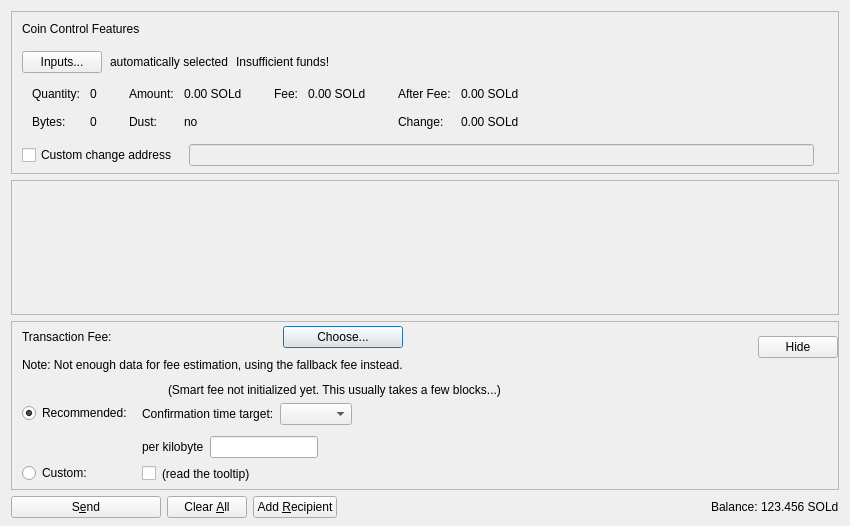
<?xml version="1.0" encoding="UTF-8"?>
<ui version="4.0">
 <class>SendCoinsDialog</class>
 <widget class="QDialog" name="SendCoinsDialog">
  <property name="geometry">
   <rect>
    <x>0</x>
    <y>0</y>
    <width>850</width>
    <height>526</height>
   </rect>
  </property>
  <property name="windowTitle">
   <string>Send Coins</string>
  </property>
  <layout class="QVBoxLayout" name="verticalLayout" stretch="0,1,0,0">
   <property name="bottomMargin">
    <number>8</number>
   </property>
   <item>
    <widget class="QFrame" name="frameCoinControl">
     <property name="sizePolicy">
      <sizepolicy hsizetype="Expanding" vsizetype="Expanding">
       <horstretch>0</horstretch>
       <verstretch>0</verstretch>
      </sizepolicy>
     </property>
     <property name="maximumSize">
      <size>
       <width>16777215</width>
       <height>16777215</height>
      </size>
     </property>
     <property name="frameShape">
      <enum>QFrame::StyledPanel</enum>
     </property>
     <property name="frameShadow">
      <enum>QFrame::Sunken</enum>
     </property>
     <layout class="QVBoxLayout" name="verticalLayoutCoinControl2">
      <property name="spacing">
       <number>0</number>
      </property>
      <property name="leftMargin">
       <number>0</number>
      </property>
      <property name="topMargin">
       <number>0</number>
      </property>
      <property name="rightMargin">
       <number>0</number>
      </property>
      <property name="bottomMargin">
       <number>6</number>
      </property>
      <item>
       <layout class="QVBoxLayout" name="verticalLayoutCoinControl" stretch="0,0,0,0,1">
        <property name="spacing">
         <number>0</number>
        </property>
        <property name="leftMargin">
         <number>10</number>
        </property>
        <property name="topMargin">
         <number>10</number>
        </property>
        <item>
         <layout class="QHBoxLayout" name="horizontalLayoutCoinControl1">
          <property name="bottomMargin">
           <number>15</number>
          </property>
          <item>
           <widget class="QLabel" name="labelCoinControlFeatures">
            <property name="sizePolicy">
             <sizepolicy hsizetype="Preferred" vsizetype="Maximum">
              <horstretch>0</horstretch>
              <verstretch>0</verstretch>
             </sizepolicy>
            </property>
            <property name="text">
             <string>Coin Control Features</string>
            </property>
           </widget>
          </item>
         </layout>
        </item>
        <item>
         <layout class="QHBoxLayout" name="horizontalLayoutCoinControl2" stretch="0,0,0,0">
          <property name="spacing">
           <number>8</number>
          </property>
          <property name="bottomMargin">
           <number>10</number>
          </property>
          <item>
           <widget class="QPushButton" name="pushButtonCoinControl">
            <property name="styleSheet">
             <string notr="true"/>
            </property>
            <property name="text">
             <string>Inputs...</string>
            </property>
            <property name="autoDefault">
             <bool>false</bool>
            </property>
           </widget>
          </item>
          <item>
           <widget class="QLabel" name="labelCoinControlAutomaticallySelected">
            <property name="text">
             <string>automatically selected</string>
            </property>
            <property name="margin">
             <number>5</number>
            </property>
           </widget>
          </item>
          <item>
           <widget class="QLabel" name="labelCoinControlInsuffFunds">
            <property name="text">
             <string>Insufficient funds!</string>
            </property>
            <property name="margin">
             <number>5</number>
            </property>
           </widget>
          </item>
          <item>
           <spacer name="horizontalSpacerCoinControl">
            <property name="orientation">
             <enum>Qt::Horizontal</enum>
            </property>
            <property name="sizeHint" stdset="0">
             <size>
              <width>40</width>
              <height>1</height>
             </size>
            </property>
           </spacer>
          </item>
         </layout>
        </item>
        <item>
         <widget class="QWidget" name="widgetCoinControl" native="true">
          <property name="sizePolicy">
           <sizepolicy hsizetype="Preferred" vsizetype="Preferred">
            <horstretch>0</horstretch>
            <verstretch>0</verstretch>
           </sizepolicy>
          </property>
          <property name="minimumSize">
           <size>
            <width>0</width>
            <height>0</height>
           </size>
          </property>
          <property name="styleSheet">
           <string notr="true"/>
          </property>
          <layout class="QHBoxLayout" name="horizontalLayoutCoinControl5">
           <property name="leftMargin">
            <number>0</number>
           </property>
           <property name="topMargin">
            <number>0</number>
           </property>
           <property name="rightMargin">
            <number>0</number>
           </property>
           <property name="bottomMargin">
            <number>0</number>
           </property>
           <item>
            <layout class="QHBoxLayout" name="horizontalLayoutCoinControl3" stretch="0,0,0,1">
             <property name="spacing">
              <number>20</number>
             </property>
             <property name="topMargin">
              <number>0</number>
             </property>
             <property name="bottomMargin">
              <number>10</number>
             </property>
             <item>
              <layout class="QFormLayout" name="formLayoutCoinControl1">
               <property name="horizontalSpacing">
                <number>10</number>
               </property>
               <property name="verticalSpacing">
                <number>14</number>
               </property>
               <property name="leftMargin">
                <number>10</number>
               </property>
               <property name="topMargin">
                <number>4</number>
               </property>
               <property name="rightMargin">
                <number>6</number>
               </property>
               <item row="0" column="0">
                <widget class="QLabel" name="labelCoinControlQuantityText">
                 <property name="text">
                  <string>Quantity:</string>
                 </property>
                 <property name="margin">
                  <number>0</number>
                 </property>
                </widget>
               </item>
               <item row="0" column="1">
                <widget class="QLabel" name="labelCoinControlQuantity">
                 <property name="cursor">
                  <cursorShape>IBeamCursor</cursorShape>
                 </property>
                 <property name="contextMenuPolicy">
                  <enum>Qt::ActionsContextMenu</enum>
                 </property>
                 <property name="text">
                  <string notr="true">0</string>
                 </property>
                 <property name="margin">
                  <number>0</number>
                 </property>
                 <property name="textInteractionFlags">
                  <set>Qt::LinksAccessibleByMouse|Qt::TextSelectableByKeyboard|Qt::TextSelectableByMouse</set>
                 </property>
                </widget>
               </item>
               <item row="1" column="0">
                <widget class="QLabel" name="labelCoinControlBytesText">
                 <property name="text">
                  <string>Bytes:</string>
                 </property>
                </widget>
               </item>
               <item row="1" column="1">
                <widget class="QLabel" name="labelCoinControlBytes">
                 <property name="cursor">
                  <cursorShape>IBeamCursor</cursorShape>
                 </property>
                 <property name="contextMenuPolicy">
                  <enum>Qt::ActionsContextMenu</enum>
                 </property>
                 <property name="text">
                  <string notr="true">0</string>
                 </property>
                 <property name="textInteractionFlags">
                  <set>Qt::LinksAccessibleByMouse|Qt::TextSelectableByKeyboard|Qt::TextSelectableByMouse</set>
                 </property>
                </widget>
               </item>
              </layout>
             </item>
             <item>
              <layout class="QFormLayout" name="formLayoutCoinControl2">
               <property name="horizontalSpacing">
                <number>10</number>
               </property>
               <property name="verticalSpacing">
                <number>14</number>
               </property>
               <property name="leftMargin">
                <number>6</number>
               </property>
               <property name="topMargin">
                <number>4</number>
               </property>
               <property name="rightMargin">
                <number>6</number>
               </property>
               <item row="0" column="0">
                <widget class="QLabel" name="labelCoinControlAmountText">
                 <property name="text">
                  <string>Amount:</string>
                 </property>
                 <property name="margin">
                  <number>0</number>
                 </property>
                </widget>
               </item>
               <item row="0" column="1">
                <widget class="QLabel" name="labelCoinControlAmount">
                 <property name="cursor">
                  <cursorShape>IBeamCursor</cursorShape>
                 </property>
                 <property name="contextMenuPolicy">
                  <enum>Qt::ActionsContextMenu</enum>
                 </property>
                 <property name="text">
                  <string notr="true">0.00 SOLd</string>
                 </property>
                 <property name="textInteractionFlags">
                  <set>Qt::LinksAccessibleByMouse|Qt::TextSelectableByKeyboard|Qt::TextSelectableByMouse</set>
                 </property>
                </widget>
               </item>
               <item row="1" column="0">
                <widget class="QLabel" name="labelCoinControlLowOutputText">
                 <property name="text">
                  <string>Dust:</string>
                 </property>
                </widget>
               </item>
               <item row="1" column="1">
                <widget class="QLabel" name="labelCoinControlLowOutput">
                 <property name="cursor">
                  <cursorShape>IBeamCursor</cursorShape>
                 </property>
                 <property name="contextMenuPolicy">
                  <enum>Qt::ActionsContextMenu</enum>
                 </property>
                 <property name="text">
                  <string notr="true">no</string>
                 </property>
                 <property name="textInteractionFlags">
                  <set>Qt::LinksAccessibleByMouse|Qt::TextSelectableByKeyboard|Qt::TextSelectableByMouse</set>
                 </property>
                </widget>
               </item>
              </layout>
             </item>
             <item>
              <layout class="QFormLayout" name="formLayoutCoinControl3">
               <property name="horizontalSpacing">
                <number>10</number>
               </property>
               <property name="verticalSpacing">
                <number>14</number>
               </property>
               <property name="leftMargin">
                <number>6</number>
               </property>
               <property name="topMargin">
                <number>4</number>
               </property>
               <property name="rightMargin">
                <number>6</number>
               </property>
               <item row="0" column="0">
                <widget class="QLabel" name="labelCoinControlFeeText">
                 <property name="text">
                  <string>Fee:</string>
                 </property>
                 <property name="margin">
                  <number>0</number>
                 </property>
                </widget>
               </item>
               <item row="0" column="1">
                <widget class="QLabel" name="labelCoinControlFee">
                 <property name="cursor">
                  <cursorShape>IBeamCursor</cursorShape>
                 </property>
                 <property name="contextMenuPolicy">
                  <enum>Qt::ActionsContextMenu</enum>
                 </property>
                 <property name="text">
                  <string notr="true">0.00 SOLd</string>
                 </property>
                 <property name="textInteractionFlags">
                  <set>Qt::LinksAccessibleByMouse|Qt::TextSelectableByKeyboard|Qt::TextSelectableByMouse</set>
                 </property>
                </widget>
               </item>
              </layout>
             </item>
             <item>
              <layout class="QFormLayout" name="formLayoutCoinControl4">
               <property name="horizontalSpacing">
                <number>10</number>
               </property>
               <property name="verticalSpacing">
                <number>14</number>
               </property>
               <property name="leftMargin">
                <number>6</number>
               </property>
               <property name="topMargin">
                <number>4</number>
               </property>
               <property name="rightMargin">
                <number>6</number>
               </property>
               <item row="0" column="0">
                <widget class="QLabel" name="labelCoinControlAfterFeeText">
                 <property name="text">
                  <string>After Fee:</string>
                 </property>
                 <property name="margin">
                  <number>0</number>
                 </property>
                </widget>
               </item>
               <item row="0" column="1">
                <widget class="QLabel" name="labelCoinControlAfterFee">
                 <property name="cursor">
                  <cursorShape>IBeamCursor</cursorShape>
                 </property>
                 <property name="contextMenuPolicy">
                  <enum>Qt::ActionsContextMenu</enum>
                 </property>
                 <property name="text">
                  <string notr="true">0.00 SOLd</string>
                 </property>
                 <property name="textInteractionFlags">
                  <set>Qt::LinksAccessibleByMouse|Qt::TextSelectableByKeyboard|Qt::TextSelectableByMouse</set>
                 </property>
                </widget>
               </item>
               <item row="1" column="0">
                <widget class="QLabel" name="labelCoinControlChangeText">
                 <property name="text">
                  <string>Change:</string>
                 </property>
                </widget>
               </item>
               <item row="1" column="1">
                <widget class="QLabel" name="labelCoinControlChange">
                 <property name="cursor">
                  <cursorShape>IBeamCursor</cursorShape>
                 </property>
                 <property name="contextMenuPolicy">
                  <enum>Qt::ActionsContextMenu</enum>
                 </property>
                 <property name="text">
                  <string notr="true">0.00 SOLd</string>
                 </property>
                 <property name="textInteractionFlags">
                  <set>Qt::LinksAccessibleByMouse|Qt::TextSelectableByKeyboard|Qt::TextSelectableByMouse</set>
                 </property>
                </widget>
               </item>
              </layout>
             </item>
            </layout>
           </item>
          </layout>
         </widget>
        </item>
        <item>
         <layout class="QHBoxLayout" name="horizontalLayoutCoinControl4" stretch="0,0,0">
          <property name="spacing">
           <number>12</number>
          </property>
          <property name="sizeConstraint">
           <enum>QLayout::SetDefaultConstraint</enum>
          </property>
          <property name="topMargin">
           <number>5</number>
          </property>
          <property name="rightMargin">
           <number>5</number>
          </property>
          <item>
           <widget class="QCheckBox" name="checkBoxCoinControlChange">
            <property name="toolTip">
             <string>If this is activated, but the change address is empty or invalid, change will be sent to a newly generated address.</string>
            </property>
            <property name="text">
             <string>Custom change address</string>
            </property>
           </widget>
          </item>
          <item>
           <widget class="QValidatedLineEdit" name="lineEditCoinControlChange">
            <property name="enabled">
             <bool>false</bool>
            </property>
            <property name="sizePolicy">
             <sizepolicy hsizetype="Expanding" vsizetype="Fixed">
              <horstretch>0</horstretch>
              <verstretch>0</verstretch>
             </sizepolicy>
            </property>
           </widget>
          </item>
          <item>
           <widget class="QLabel" name="labelCoinControlChangeLabel">
            <property name="sizePolicy">
             <sizepolicy hsizetype="Preferred" vsizetype="Expanding">
              <horstretch>0</horstretch>
              <verstretch>0</verstretch>
             </sizepolicy>
            </property>
            <property name="minimumSize">
             <size>
              <width>0</width>
              <height>0</height>
             </size>
            </property>
            <property name="text">
             <string/>
            </property>
            <property name="margin">
             <number>3</number>
            </property>
           </widget>
          </item>
         </layout>
        </item>
        <item>
         <spacer name="verticalSpacerCoinControl">
          <property name="orientation">
           <enum>Qt::Vertical</enum>
          </property>
          <property name="sizeHint" stdset="0">
           <size>
            <width>800</width>
            <height>1</height>
           </size>
          </property>
         </spacer>
        </item>
       </layout>
      </item>
     </layout>
    </widget>
   </item>
   <item>
    <widget class="QScrollArea" name="scrollArea">
     <property name="widgetResizable">
      <bool>true</bool>
     </property>
     <widget class="QWidget" name="scrollAreaWidgetContents">
      <property name="geometry">
       <rect>
        <x>0</x>
        <y>0</y>
        <width>830</width>
        <height>104</height>
       </rect>
      </property>
      <layout class="QVBoxLayout" name="verticalLayout_2" stretch="0,1">
       <property name="leftMargin">
        <number>0</number>
       </property>
       <property name="topMargin">
        <number>0</number>
       </property>
       <property name="rightMargin">
        <number>0</number>
       </property>
       <property name="bottomMargin">
        <number>0</number>
       </property>
       <item>
        <layout class="QVBoxLayout" name="entries">
         <property name="spacing">
          <number>6</number>
         </property>
        </layout>
       </item>
       <item>
        <spacer name="verticalSpacer">
         <property name="orientation">
          <enum>Qt::Vertical</enum>
         </property>
         <property name="sizeHint" stdset="0">
          <size>
           <width>20</width>
           <height>40</height>
          </size>
         </property>
        </spacer>
       </item>
      </layout>
     </widget>
    </widget>
   </item>
   <item>
    <widget class="QFrame" name="frameFee">
     <property name="sizePolicy">
      <sizepolicy hsizetype="Expanding" vsizetype="Expanding">
       <horstretch>0</horstretch>
       <verstretch>0</verstretch>
      </sizepolicy>
     </property>
     <property name="maximumSize">
      <size>
       <width>16777215</width>
       <height>16777215</height>
      </size>
     </property>
     <property name="frameShape">
      <enum>QFrame::StyledPanel</enum>
     </property>
     <property name="frameShadow">
      <enum>QFrame::Sunken</enum>
     </property>
     <layout class="QVBoxLayout" name="verticalLayoutFee1">
      <property name="spacing">
       <number>0</number>
      </property>
      <property name="leftMargin">
       <number>0</number>
      </property>
      <property name="topMargin">
       <number>0</number>
      </property>
      <property name="rightMargin">
       <number>0</number>
      </property>
      <property name="bottomMargin">
       <number>0</number>
      </property>
      <item>
       <layout class="QVBoxLayout" name="verticalLayoutFee2" stretch="0,0,0">
        <property name="spacing">
         <number>0</number>
        </property>
        <property name="leftMargin">
         <number>10</number>
        </property>
        <property name="topMargin">
         <number>0</number>
        </property>
        <item>
         <layout class="QHBoxLayout" name="horizontalLayoutFee1">
          <property name="bottomMargin">
           <number>0</number>
          </property>
          <item>
           <layout class="QVBoxLayout" name="verticalLayoutFee7">
            <property name="spacing">
             <number>0</number>
            </property>
            <item>
             <spacer name="verticalSpacerSmartFee">
              <property name="orientation">
               <enum>Qt::Vertical</enum>
              </property>
              <property name="sizeType">
               <enum>QSizePolicy::Fixed</enum>
              </property>
              <property name="sizeHint" stdset="0">
               <size>
                <width>1</width>
                <height>4</height>
               </size>
              </property>
             </spacer>
            </item>
            <item>
             <layout class="QHBoxLayout" name="horizontalLayoutSmartFee">
              <property name="spacing">
               <number>10</number>
              </property>
              <item>
               <widget class="QLabel" name="labelFeeHeadline">
                <property name="sizePolicy">
                 <sizepolicy hsizetype="Preferred" vsizetype="Maximum">
                  <horstretch>0</horstretch>
                  <verstretch>0</verstretch>
                 </sizepolicy>
                </property>
                <property name="text">
                 <string>Transaction Fee:</string>
                </property>
               </widget>
              </item>
              <item>
               <widget class="QLabel" name="labelFeeMinimized">
                <property name="text">
                 <string/>
                </property>
               </widget>
              </item>
              <item>
               <widget class="QPushButton" name="buttonChooseFee">
                <property name="text">
                 <string>Choose...</string>
                </property>
               </widget>
              </item>
             </layout>
            </item>
            <item>
             <spacer name="verticalSpacer_7">
              <property name="orientation">
               <enum>Qt::Vertical</enum>
              </property>
              <property name="sizeHint" stdset="0">
               <size>
                <width>1</width>
                <height>10</height>
               </size>
              </property>
             </spacer>
            </item>
            <item>
             <widget class="QLabel" name="fallbackFeeWarningLabel">
              <property name="toolTip">
               <string>Using the fallbackfee can result in sending a transaction that will take several hours or days (or never) to confirm. Consider choosing your fee manually or wait until you have validated the complete chain.</string>
              </property>
              <property name="text">
               <string>Note: Not enough data for fee estimation, using the fallback fee instead.</string>
              </property>
              <property name="wordWrap">
               <bool>false</bool>
              </property>
             </widget>
            </item>
            <item>
             <spacer name="verticalSpacer_5">
              <property name="orientation">
               <enum>Qt::Vertical</enum>
              </property>
              <property name="sizeHint" stdset="0">
               <size>
                <width>1</width>
                <height>1</height>
               </size>
              </property>
             </spacer>
            </item>
           </layout>
          </item>
          <item>
           <spacer name="horizontalSpacer_4">
            <property name="orientation">
             <enum>Qt::Horizontal</enum>
            </property>
            <property name="sizeHint" stdset="0">
             <size>
              <width>1</width>
              <height>1</height>
             </size>
            </property>
           </spacer>
          </item>
          <item>
           <widget class="QPushButton" name="buttonMinimizeFee">
            <property name="toolTip">
             <string>collapse fee-settings</string>
            </property>
            <property name="text">
             <string>Hide</string>
            </property>
           </widget>
          </item>
         </layout>
        </item>
        <item>
         <widget class="QFrame" name="frameFeeSelection">
          <layout class="QVBoxLayout" name="verticalLayoutFee12">
           <property name="spacing">
            <number>0</number>
           </property>
           <property name="leftMargin">
            <number>0</number>
           </property>
           <property name="topMargin">
            <number>0</number>
           </property>
           <property name="rightMargin">
            <number>0</number>
           </property>
           <property name="bottomMargin">
            <number>0</number>
           </property>
           <item>
            <layout class="QGridLayout" name="gridLayoutFee">
             <property name="topMargin">
              <number>10</number>
             </property>
             <property name="bottomMargin">
              <number>4</number>
             </property>
             <property name="horizontalSpacing">
              <number>10</number>
             </property>
             <property name="verticalSpacing">
              <number>4</number>
             </property>
             <item row="1" column="1">
              <layout class="QVBoxLayout" name="verticalLayoutFee8">
               <property name="spacing">
                <number>6</number>
               </property>
               <property name="topMargin">
                <number>3</number>
               </property>
               <item>
                <layout class="QHBoxLayout" name="horizontalLayoutFee13" stretch="0,0,1">
                 <item>
                  <widget class="QLabel" name="labelCustomPerKilobyte">
                   <property name="toolTip">
                    <string>If the custom fee is set to 1000 duffs and the transaction is only 250 bytes, then &quot;per kilobyte&quot; only pays 250 duffs in fee,&lt;br /&gt;while &quot;at least&quot; pays 1000 duffs. For transactions bigger than a kilobyte both pay by kilobyte.</string>
                   </property>
                   <property name="text">
                    <string>per kilobyte</string>
                   </property>
                  </widget>
                 </item>
                 <item>
                  <widget class="BitcoinAmountField" name="customFee"/>
                 </item>
                 <item>
                  <spacer name="horizontalSpacer_6">
                   <property name="orientation">
                    <enum>Qt::Horizontal</enum>
                   </property>
                   <property name="sizeHint" stdset="0">
                    <size>
                     <width>1</width>
                     <height>1</height>
                    </size>
                   </property>
                  </spacer>
                 </item>
                </layout>
               </item>
               <item>
                <layout class="QHBoxLayout" name="horizontalLayoutFee8">
                 <item>
                  <widget class="QCheckBox" name="checkBoxMinimumFee">
                   <property name="toolTip">
                    <string>Paying only the minimum fee is just fine as long as there is less transaction volume than space in the blocks.&lt;br /&gt;But be aware that this can end up in a never confirming transaction once there is more demand for sold transactions than the network can process.</string>
                   </property>
                   <property name="text">
                    <string/>
                   </property>
                  </widget>
                 </item>
                 <item>
                  <widget class="QLabel" name="labelMinFeeWarning">
                   <property name="enabled">
                    <bool>true</bool>
                   </property>
                   <property name="toolTip">
                    <string>Paying only the minimum fee is just fine as long as there is less transaction volume than space in the blocks.&lt;br /&gt;But be aware that this can end up in a never confirming transaction once there is more demand for sold transactions than the network can process.</string>
                   </property>
                   <property name="text">
                    <string>(read the tooltip)</string>
                   </property>
                   <property name="margin">
                    <number>5</number>
                   </property>
                  </widget>
                 </item>
                 <item>
                  <spacer name="horizontalSpacer_2">
                   <property name="orientation">
                    <enum>Qt::Horizontal</enum>
                   </property>
                   <property name="sizeHint" stdset="0">
                    <size>
                     <width>1</width>
                     <height>1</height>
                    </size>
                   </property>
                  </spacer>
                 </item>
                </layout>
               </item>
              </layout>
             </item>
             <item row="0" column="0">
              <layout class="QVBoxLayout" name="verticalLayoutFee4" stretch="0,1">
               <property name="topMargin">
                <number>20</number>
               </property>
               <property name="bottomMargin">
                <number>3</number>
               </property>
               <item>
                <widget class="QRadioButton" name="radioSmartFee">
                 <property name="text">
                  <string>Recommended:</string>
                 </property>
                 <property name="checked">
                  <bool>true</bool>
                 </property>
                 <attribute name="buttonGroup">
                  <string notr="true">groupFee</string>
                 </attribute>
                </widget>
               </item>
               <item>
                <spacer name="verticalSpacer_2">
                 <property name="orientation">
                  <enum>Qt::Vertical</enum>
                 </property>
                 <property name="sizeHint" stdset="0">
                  <size>
                   <width>1</width>
                   <height>1</height>
                  </size>
                 </property>
                </spacer>
               </item>
              </layout>
             </item>
             <item row="1" column="0">
              <layout class="QVBoxLayout" name="verticalLayoutFee9" stretch="0,1">
               <property name="topMargin">
                <number>30</number>
               </property>
               <item>
                <widget class="QRadioButton" name="radioCustomFee">
                 <property name="text">
                  <string>Custom:</string>
                 </property>
                 <attribute name="buttonGroup">
                  <string notr="true">groupFee</string>
                 </attribute>
                </widget>
               </item>
               <item>
                <spacer name="verticalSpacer_6">
                 <property name="orientation">
                  <enum>Qt::Vertical</enum>
                 </property>
                 <property name="sizeHint" stdset="0">
                  <size>
                   <width>1</width>
                   <height>1</height>
                  </size>
                 </property>
                </spacer>
               </item>
              </layout>
             </item>
             <item row="0" column="1">
              <layout class="QVBoxLayout" name="verticalLayoutFee3" stretch="0,0,1">
               <property name="spacing">
                <number>6</number>
               </property>
               <property name="topMargin">
                <number>0</number>
               </property>
               <property name="bottomMargin">
                <number>3</number>
               </property>
               <item>
                <layout class="QHBoxLayout" name="horizontalLayoutFee12">
                 <item>
                  <widget class="QLabel" name="labelSmartFee">
                   <property name="text">
                    <string/>
                   </property>
                   <property name="margin">
                    <number>2</number>
                   </property>
                  </widget>
                 </item>
                 <item>
                  <widget class="QLabel" name="labelFeeEstimation">
                   <property name="text">
                    <string/>
                   </property>
                  </widget>
                 </item>
                 <item>
                  <widget class="QLabel" name="labelSmartFee2">
                   <property name="text">
                    <string>(Smart fee not initialized yet. This usually takes a few blocks...)</string>
                   </property>
                   <property name="margin">
                    <number>2</number>
                   </property>
                  </widget>
                 </item>
                 <item>
                  <spacer name="horizontalSpacer_5">
                   <property name="orientation">
                    <enum>Qt::Horizontal</enum>
                   </property>
                   <property name="sizeHint" stdset="0">
                    <size>
                     <width>1</width>
                     <height>1</height>
                    </size>
                   </property>
                  </spacer>
                 </item>
                </layout>
               </item>
               <item>
                <layout class="QHBoxLayout" name="horizontalLayoutFee9">
                 <item>
                  <layout class="QVBoxLayout" name="verticalLayoutFee6">
                   <item>
                    <widget class="QLabel" name="labelSmartFee3">
                     <property name="text">
                      <string>Confirmation time target:</string>
                     </property>
                     <property name="margin">
                      <number>2</number>
                     </property>
                    </widget>
                   </item>
                  </layout>
                 </item>
                 <item>
                  <layout class="QVBoxLayout" name="verticalLayoutFee5">
                   <property name="rightMargin">
                    <number>30</number>
                   </property>
                   <item>
                    <layout class="QHBoxLayout" name="horizontalLayoutConfTarget">
                     <property name="bottomMargin">
                      <number>0</number>
                     </property>
                     <item>
                      <widget class="QComboBox" name="confTargetSelector"/>
                     </item>
                     <item>
                      <spacer name="horizontalSpacerConfTarget">
                       <property name="orientation">
                        <enum>Qt::Horizontal</enum>
                       </property>
                       <property name="sizeHint" stdset="0">
                        <size>
                         <width>40</width>
                         <height>20</height>
                        </size>
                       </property>
                      </spacer>
                     </item>
                    </layout>
                   </item>
                  </layout>
                 </item>
                </layout>
               </item>
               <item>
                <spacer name="verticalSpacer_4">
                 <property name="orientation">
                  <enum>Qt::Vertical</enum>
                 </property>
                 <property name="sizeHint" stdset="0">
                  <size>
                   <width>1</width>
                   <height>1</height>
                  </size>
                 </property>
                </spacer>
               </item>
              </layout>
             </item>
            </layout>
           </item>
          </layout>
         </widget>
        </item>
        <item>
         <spacer name="verticalSpacerFee">
          <property name="orientation">
           <enum>Qt::Vertical</enum>
          </property>
          <property name="sizeHint" stdset="0">
           <size>
            <width>800</width>
            <height>1</height>
           </size>
          </property>
         </spacer>
        </item>
       </layout>
      </item>
     </layout>
    </widget>
   </item>
   <item>
    <layout class="QHBoxLayout" name="horizontalLayout">
     <item>
      <widget class="QPushButton" name="sendButton">
       <property name="minimumSize">
        <size>
         <width>150</width>
         <height>0</height>
        </size>
       </property>
       <property name="toolTip">
        <string>Confirm the send action</string>
       </property>
       <property name="text">
        <string>S&amp;end</string>
       </property>
       <property name="autoDefault">
        <bool>false</bool>
       </property>
       <property name="default">
        <bool>false</bool>
       </property>
      </widget>
     </item>
     <item>
      <widget class="QPushButton" name="clearButton">
       <property name="sizePolicy">
        <sizepolicy hsizetype="Minimum" vsizetype="Fixed">
         <horstretch>0</horstretch>
         <verstretch>0</verstretch>
        </sizepolicy>
       </property>
       <property name="toolTip">
        <string>Clear all fields of the form.</string>
       </property>
       <property name="text">
        <string>Clear &amp;All</string>
       </property>
       <property name="autoDefault">
        <bool>false</bool>
       </property>
      </widget>
     </item>
     <item>
      <widget class="QPushButton" name="addButton">
       <property name="toolTip">
        <string>Send to multiple recipients at once</string>
       </property>
       <property name="text">
        <string>Add &amp;Recipient</string>
       </property>
       <property name="autoDefault">
        <bool>false</bool>
       </property>
      </widget>
     </item>
     <item>
      <spacer name="horizontalSpacer">
       <property name="orientation">
        <enum>Qt::Horizontal</enum>
       </property>
       <property name="sizeHint" stdset="0">
        <size>
         <width>40</width>
         <height>20</height>
        </size>
       </property>
      </spacer>
     </item>
     <item>
      <layout class="QHBoxLayout" name="horizontalLayout_2">
       <property name="spacing">
        <number>3</number>
       </property>
       <item>
        <widget class="QLabel" name="labelBalanceText">
         <property name="text">
          <string>Balance:</string>
         </property>
        </widget>
       </item>
       <item>
        <widget class="QLabel" name="labelBalance">
         <property name="sizePolicy">
          <sizepolicy hsizetype="Preferred" vsizetype="Preferred">
           <horstretch>0</horstretch>
           <verstretch>0</verstretch>
          </sizepolicy>
         </property>
         <property name="cursor">
          <cursorShape>IBeamCursor</cursorShape>
         </property>
         <property name="text">
          <string notr="true">123.456 SOLd</string>
         </property>
         <property name="textInteractionFlags">
          <set>Qt::LinksAccessibleByMouse|Qt::TextSelectableByKeyboard|Qt::TextSelectableByMouse</set>
         </property>
        </widget>
       </item>
      </layout>
     </item>
    </layout>
   </item>
  </layout>
 </widget>
 <customwidgets>
  <customwidget>
   <class>QValidatedLineEdit</class>
   <extends>QLineEdit</extends>
   <header>qt/qvalidatedlineedit.h</header>
  </customwidget>
  <customwidget>
   <class>BitcoinAmountField</class>
   <extends>QLineEdit</extends>
   <header>qt/bitcoinamountfield.h</header>
   <container>1</container>
  </customwidget>
 </customwidgets>
 <resources>
  <include location="../sold.qrc"/>
 </resources>
 <connections/>
 <buttongroups>
  <buttongroup name="groupFee"/>
 </buttongroups>
</ui>
